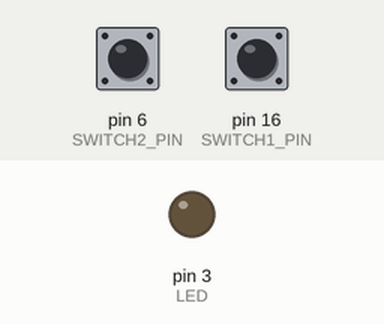
Recording of a sketch running on a simulated Arduino Uno, built with avr-gcc and run on an emulated ATmega328P. On the bench: output pins drawn as LEDs (lit = HIGH). Inputs (shaded band) come from the test bench; at power-on: pin 6 (SWITCH2_PIN) HIGH, pin 16 (SWITCH1_PIN) HIGH.

Above: at 1.2 s.
1.3 s: pin 6 (SWITCH2_PIN) pulled LOW for 0.15 s
At 1.37 s:
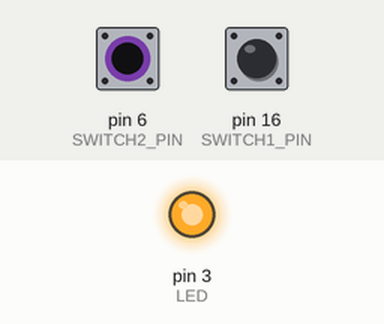
2.9 s: pin 6 (SWITCH2_PIN) pulled LOW for 3.2 s
At 6.6 s:
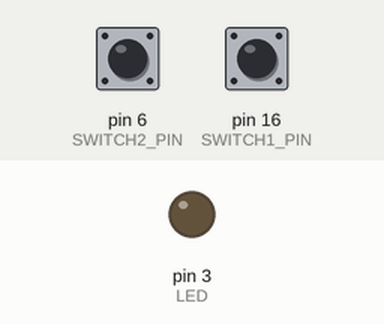
7.6 s: pin 16 (SWITCH1_PIN) pulled LOW for 3.2 s
At 7.9 s:
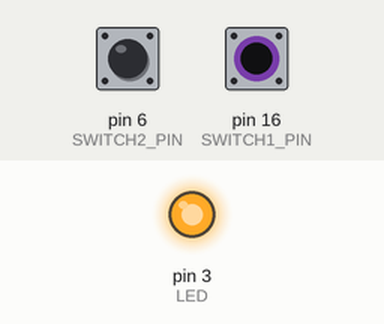
Timing chart, 0 to 12.3 s (numbered marks = the images above; inputs shaded):
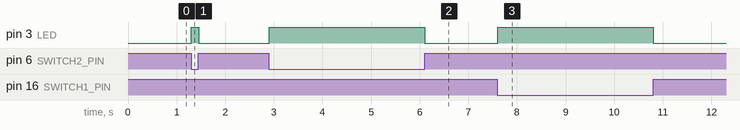

The sketch:

test_endstops.ino
```cpp
#define LED PD3

#define SWITCH1_PIN 16  // GPIO16 = physical pin 27 (PC2)
#define SWITCH2_PIN 6   // GPIO6  = physical pin 12 (PD6)

void setup() {
  // Inicializace LED jako výstup
  pinMode(LED, OUTPUT);
  digitalWrite(LED, LOW);

  // Koncové spínače jako vstup s vnitřním pullupem
  pinMode(SWITCH1_PIN, INPUT_PULLUP);
  pinMode(SWITCH2_PIN, INPUT_PULLUP);
}

void loop() {
  // Spínače používají pullup, takže sepnutí znamená LOW
  bool switch1_pressed = digitalRead(SWITCH1_PIN) == LOW;
  bool switch2_pressed = digitalRead(SWITCH2_PIN) == LOW;

  if (switch1_pressed || switch2_pressed) {
    digitalWrite(LED, HIGH);
  } else {
    digitalWrite(LED, LOW);
  }

  delay(10); // malé zpoždění pro odrušení chvění kontaktu
}
```

Measured:
- after the input at 1.3 s, pin 3 (LED): LOW → HIGH at once, → LOW 0.15 s later
- after the input at 2.9 s, pin 3 (LED): LOW → HIGH at once, → LOW 3.2 s later
- after the input at 7.6 s, pin 3 (LED): LOW → HIGH at once, → LOW 3.2 s later
